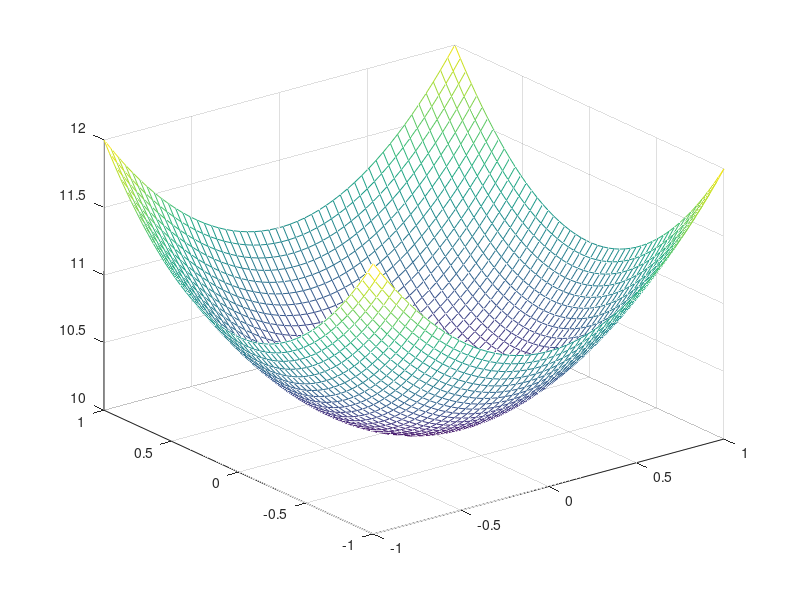

Write MATLAB code to recreate this figure. (Note: this script raises an error after producing the figure.)
clear
clc
close all;
%% target
point=50;
x1=linspace(-1,1,point);
x2=linspace(-1,1,point);
k=1;
for i=1:point
    for j=1:point
        target(i,j)=x1(i).^2+x2(j).^2+10;        
        y(k)=x1(i).^2+x2(j).^2+10;          
        PP{k}=[x1(i),x2(j)];
        k=k+1;
    end
end

mesh(x1,x2,target);


%% initialization
swarm_size = 100;                       % number of the swarm particles
maxIter = 100;                          % maximum number of iterations
inertia = 1;                           % W
correction_factor = 2.0;               % c1,c2
velocity(:,1) = 0;                      % set initial velocity for particles
velocity(:,2)=0;
pbest(1:swarm_size) = 1000;                   % pbest
gbest=1;

for i=1:swarm_size
            swarm(i,:)=-1+2*rand(1);
            swarm(i,2)=-1+2*rand(1);
end
    

%% main loop
for i=1:maxIter

    
    %move
    swarm(:,1) = swarm(:,1) + velocity(:,1);
    swarm(:,2) = swarm(:,2) + velocity(:,2);
    
    %caculate error
    for i=1:swarm_size
        for j=1:2375
            yHead(j)=(PP{j}(1)-swarm(i,1)).^2+(PP{j}(2)-swarm(i,2)).^2+10;
        end
            error=sum((y(1:2375)-yHead)).^2/2375;
        if error<pbest(i)
            pbestP(i,:)=swarm(i,:);
            pbest(i)=error;
            if error<pbest(gbest)
                gbest=i;
            end
        end
        
    end
    
    
    %change velocity
    for i=1:swarm_size
        A=inertia*velocity(i,:);%??
        B=correction_factor*rand(1)*0.1*(pbestP(i,:)-swarm(i,:));%pbest
        C=correction_factor*rand(1)*0.1*(pbestP(gbest,:) - swarm(i,:));%gbest
        velocity(i,:)=A+B+C;
    end
end

%% result


figure(2)
for i=1:point
    for j=1:point
        result(i,j)=(x1(i)-swarm(gbest,1)).^2+(x2(j)-swarm(gbest,2)).^2+10;        %mesh z
    end
end
mesh(x1,x2,result);


